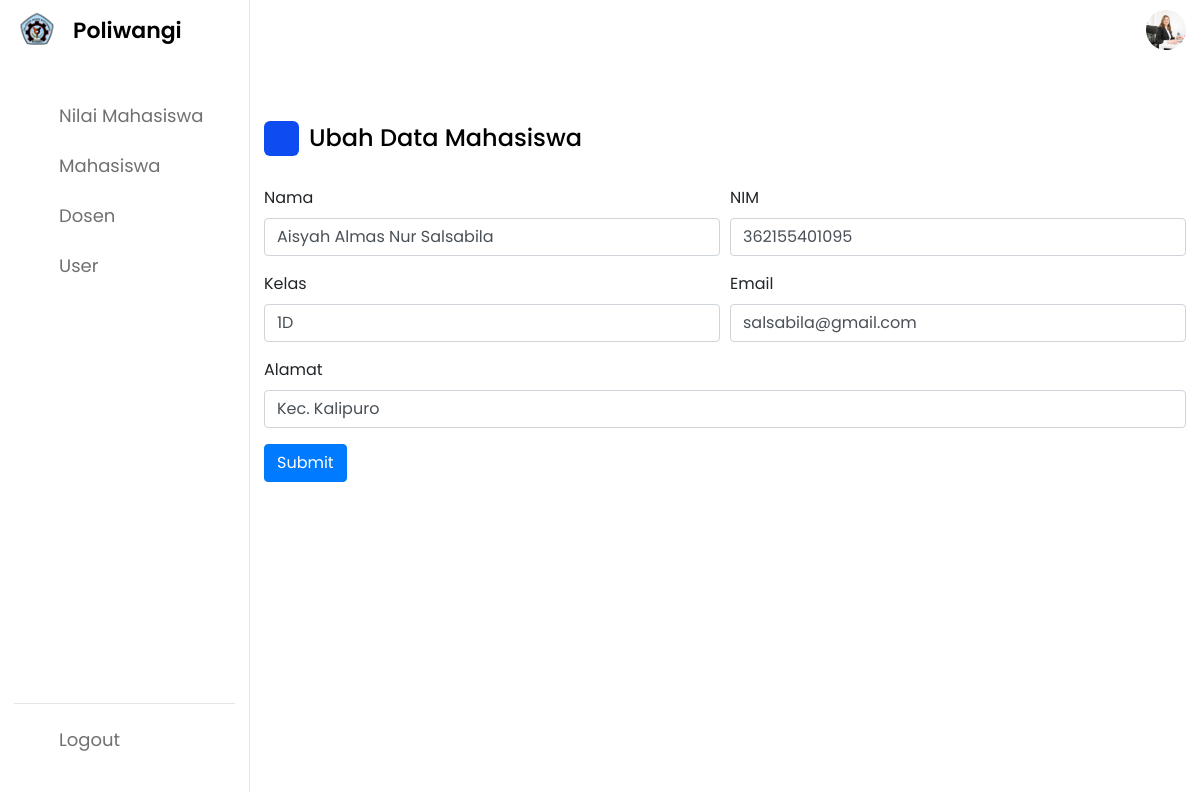
Page /edit-mahasiswa.php?Id=1095 on the committed database.
### tables this page shows
CREATE TABLE `tb_mahasiswa` (
  `Id` int(11) NOT NULL,
  `Nama_Mahasiswa` varchar(45) DEFAULT NULL,
  `NIM` varchar(45) DEFAULT NULL,
  `Kelas` varchar(45) DEFAULT NULL,
  `Email` varchar(45) DEFAULT NULL,
  `Alamat` varchar(45) DEFAULT NULL,
  `User_Id` int(11) DEFAULT NULL,
  `Anggota_Kelompok_Id` int(11) DEFAULT NULL
);

### objekmahasiswa.php (called while the page is built, shortened)
<?php
Class Mahasiswa {
    public function AmbilDataMahasiswa() {
        include ("koneksi.php");
        $query = "select * from tb_mahasiswa order by NIM asc ";
        $mysql = mysqli_query($koneksi,$query);
        return $mysql;
    }
}
?>

### edit-mahasiswa.php (the view, shortened to what this page needs)
<?php
include("objekmahasiswa.php");
$Mahasiswa = new Mahasiswa();
$Id = $_GET["Id"];
$mysql = $Mahasiswa->AmbilDataMahasiswa();
while($ambil = mysqli_fetch_assoc($mysql)) {
    if ($Id == $ambil['Id']) {
        $Namatampil = $ambil['Nama_Mahasiswa'];
        $NIMtampil = $ambil['NIM'];
        $Kelastampil = $ambil['Kelas'];
        $Emailtampil = $ambil['Email'];
        $Alamattampil = $ambil['Alamat'];
    }
}
?>
<!DOCTYPE html>
<html lang="en">
<head>
    <link rel="stylesheet" href="mahasiswa-style.css">
    <link rel="stylesheet" href="https://unicons.iconscout.com/release/v4.0.0/css/line.css">
    <link rel="stylesheet" href="https://cdn.jsdelivr.net/npm/bootstrap@4.0.0/dist/css/bootstrap.min.css">
</head>
<body>
    <nav>
        <div class="logo-name">
            <div class="logo-image">
                <img src="asset/poliwangi.png" alt="">
            </div>
            <span class="logo_name">Poliwangi</span>
        </div>
        <div class="menu-items">
            <ul class="nav-links">
                <li><a href="admin.php">
                        <i class="uil uil-file-graph"></i>
                        <span class="link-name">Nilai Mahasiswa</span>
                    </a></li>
                <li><a href="mahasiswa.php">
                        <i class="uil uil-book-reader"></i>
                        <span class="link-name">Mahasiswa</span>
                    </a></li>
                <li><a href="dosen.php">
                        <i class="uil uil-user-md"></i>
                        <span class="link-name">Dosen</span>
                    </a></li>
                <li><a href="user-plus.php">
                        <i class="uil uil-user-plus"></i>
                        <span class="link-name">User</span>
                    </a></li>
            </ul>
            <ul class="logout-mode">
                <li><a href="index.php">
                        <i class="uil uil-sign-out-alt"></i>
                        <span class="link-name">Logout</span>
                    </a></li>
                <li class="mode">
                    <div class="mode-toggle">
                    </div>
                </li>
            </ul>
        </div>
    </nav>
    <section class="dashboard">
        <div class="top">
            <img src="asset/admin.jpg" alt="">
        </div>
        <div class="dash-content">
            <div class="overview">
                <div class="title">
                    <i class="uil uil-book-reader"></i>
                    <span class="text">Ubah Data Mahasiswa</span>
                </div>
                <form action="" method ="post">
                    <div class="form-row">
                        <div class="form-group col-md-6">
                            <label for="inputEmail4">Nama</label>
                            <input type="text" name="Nama" class="form-control" id="inputEmail4" value="<?php echo $Namatampil;?>">
                        </div>
                        <div class="form-group col-md-6">
                            <label for="inputPassword4">NIM</label>
                            <input type="text" name="NIM" class="form-control" id="inputPassword4" value="<?php echo $NIMtampil;?>">
                        </div>
                        <div class="form-group col-md-6">
                            <label for="inputPassword4">Kelas</label>
                            <input type="text" name="Kelas" class="form-control" id="inputPassword4" value="<?php echo $Kelastampil;?>">
                        </div>
                        <div class="form-group col-md-6">
                            <label for="inputPassword4">Email</label>
                            <input type="email" name="Email" class="form-control" id="inputPassword4" value="<?php echo $Emailtampil;?>">
                        </div>
                    </div>
                    <div class="form-group">
                        <label for="inputAddress">Alamat</label>
                        <input type="text" name="Alamat" class="form-control" id="inputAddress" value="<?php echo $Alamattampil;?>">
                    </div>
                    <button type="submit" name="submit" class="btn btn-primary">Submit</button>
                </form>
            </div>
        </div>
    </section>
</body>
</html>

### mahasiswa-style.css (style rules this page uses)
* { margin: 0; padding: 0; box-sizing: border-box; font-family: 'Poppins', sans-serif; }
:root { --primary-color: #0E4BF1; --panel-color: #FFF; --text-color: #000; --black-light-color: #707070; --border-color: #e6e5e5; --toggle-color: #DDD; --box1-color: #4DA3FF; --box2-color: #FFE6AC; --box3-color: #E7D1FC; --title-icon-color: #fff; --tran-05: all 0.5s ease; --tran-03: all 0.3s ease; --tran-03: all 0.2s ease; }
body { min-height: 100vh; background-color: var(--primary-color); }
nav { position: fixed; top: 0; left: 0; height: 100%; width: 250px; padding: 10px 14px; background-color: var(--panel-color); border-right: 1px solid var(--border-color); transition: var(--tran-05); }
nav .logo-name { display: flex; align-items: center; }
nav .logo-image { display: flex; justify-content: center; min-width: 45px; }
nav .logo-image img { width: 40px; object-fit: cover; border-radius: 50%; }
nav .logo-name .logo_name { font-size: 22px; font-weight: 600; color: var(--text-color); margin-left: 14px; transition: var(--tran-05); }
nav .menu-items { margin-top: 40px; height: calc(100% - 90px); display: flex; flex-direction: column; justify-content: space-between; }
.menu-items li { list-style: none; }
.menu-items li a { display: flex; align-items: center; height: 50px; text-decoration: none; position: relative; }
.menu-items li a i { font-size: 24px; min-width: 45px; height: 100%; display: flex; align-items: center; justify-content: center; color: var(--black-light-color); }
.menu-items li a .link-name { font-size: 18px; font-weight: 400; color: var(--black-light-color); transition: var(--tran-05); }
.menu-items .logout-mode { padding-top: 10px; border-top: 1px solid var(--border-color); }
.menu-items .mode { display: flex; align-items: center; white-space: nowrap; }
.menu-items .mode-toggle { position: absolute; right: 14px; height: 50px; min-width: 45px; display: flex; align-items: center; justify-content: center; cursor: pointer; }
.dashboard { position: relative; left: 250px; background-color: var(--panel-color); min-height: 100vh; width: calc(100% - 250px); padding: 10px 14px; transition: var(--tran-05); }
.dashboard .top { position: fixed; top: 0; left: 250px; display: flex; width: calc(100% - 250px); justify-content: space-between; align-items: center; padding: 10px 14px; background-color: (--panel-color); transition: var(--tran-05); z-index: 10; }
.top img { width: 40px; border-radius: 50%; }
.dashboard .dash-content { padding-top: 50px; }
.dash-content .title { display: flex; align-items: center; margin: 60px 0 30px 0; }
.dash-content .title i { position: relative; height: 35px; width: 35px; background-color: var(--primary-color); border-radius: 6px; color: var(--title-icon-color); display: flex; align-items: center; justify-content: center; font-size: 24px; }
.dash-content .title .text { font-size: 24px; font-weight: 500; color: var(--text-color); margin-left: 10px; }

### rows in the picture
tb_mahasiswa: Nama "Aisyah Almas Nur Salsabila", NIM "362155401095", Kelas "1D", Email "salsabila@gmail.com", Alamat "Kec. Kalipuro"
